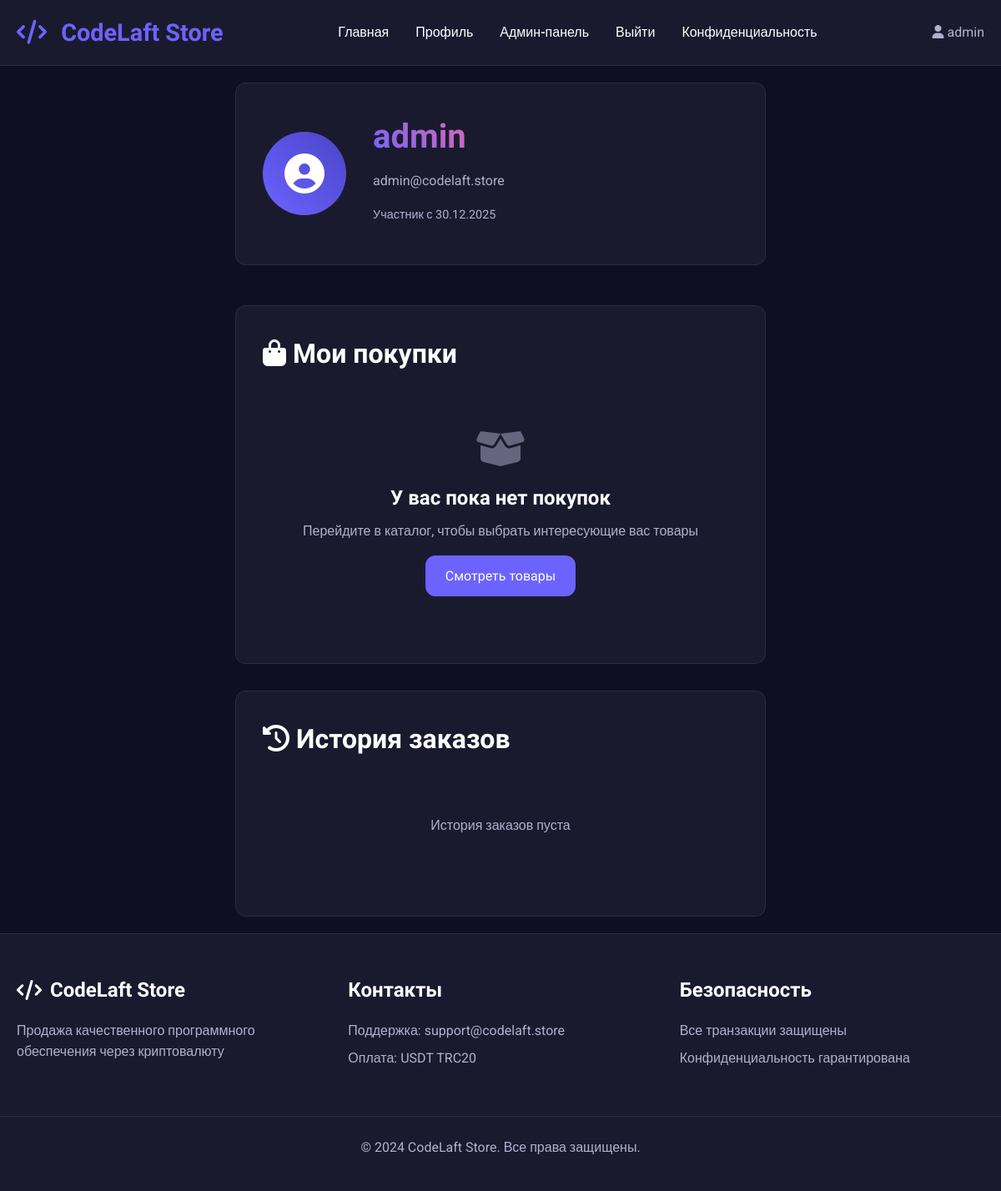
The app's page /profile (signed in), older data.
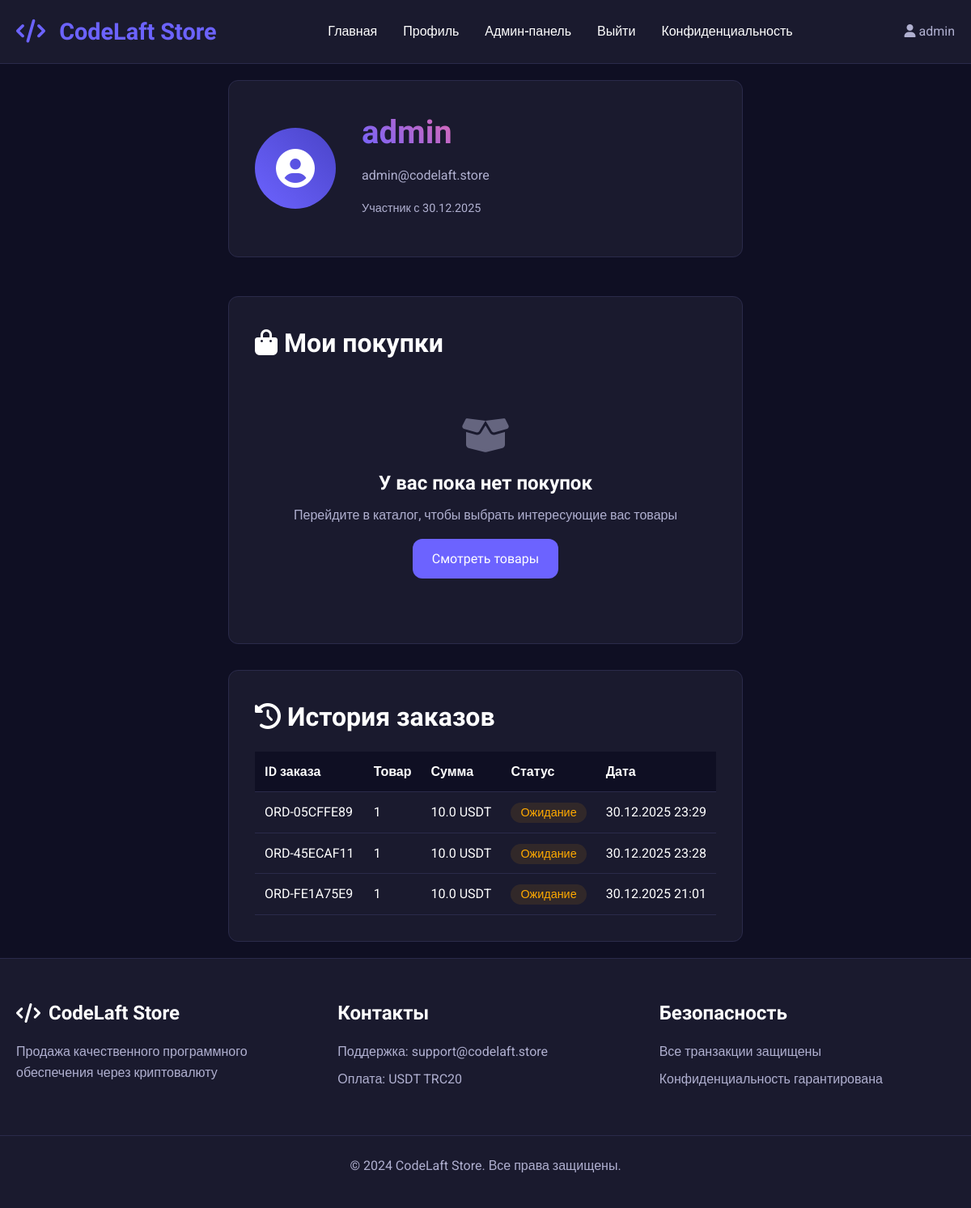
The same page, newer data.
### app.py (models this page shows, shortened)
class User(UserMixin, db.Model):
    id = db.Column(db.Integer, primary_key=True)
    username = db.Column(db.String(80), unique=True, nullable=False)
    email = db.Column(db.String(120), unique=True, nullable=False)
    password_hash = db.Column(db.String(200), nullable=False)
    created_at = db.Column(db.DateTime, default=datetime.utcnow)
    is_admin = db.Column(db.Boolean, default=False)

class Order(db.Model):
    id = db.Column(db.Integer, primary_key=True)
    order_id = db.Column(db.String(50), unique=True, nullable=False)
    user_id = db.Column(db.Integer, db.ForeignKey('user.id'), nullable=False)
    product_id = db.Column(db.Integer, db.ForeignKey('product.id'), nullable=False)
    promocode_id = db.Column(db.Integer, db.ForeignKey('promocode.id'), nullable=True)
    quantity = db.Column(db.Integer, default=1)
    amount = db.Column(db.Float, nullable=False)
    original_amount = db.Column(db.Float)  # Сумма без скидки
    discount_amount = db.Column(db.Float, default=0)  # Сумма скидки
    payment_type = db.Column(db.String(20), nullable=False)
    form_data = db.Column(db.Text)  # JSON string with form data
    status = db.Column(db.String(20), default='pending')  # pending, paid, cancelled, expired, trial
    transaction_hash = db.Column(db.String(100))  # Хэш транзакции TRON
    expires_at = db.Column(db.DateTime)  # Для подписок и тестов
    payment_expires_at = db.Column(db.DateTime)  # Время истечения ожидания оплаты
    created_at = db.Column(db.DateTime, default=datetime.utcnow)
    user = db.relationship('User', backref=db.backref('orders', lazy=True))
    product = db.relationship('Product', backref=db.backref('orders', lazy=True))
    promocode = db.relationship('Promocode', backref=db.backref('orders', lazy=True))

class Product(db.Model):
    id = db.Column(db.Integer, primary_key=True)
    name = db.Column(db.String(200), nullable=False)
    description = db.Column(db.Text, nullable=False)
    price = db.Column(db.Float, nullable=False)
    original_price = db.Column(db.Float)  # Цена без скидки
    price_type = db.Column(db.String(20), nullable=False)  # 'one_time' or 'subscription' or 'trial'
    subscription_days = db.Column(db.Integer, default=30)  # For subscription products
    trial_days = db.Column(db.Integer, default=7)  # Для тестового периода
    quantity = db.Column(db.Integer, default=1)
    image_filename = db.Column(db.String(200))
    form_fields = db.Column(db.Text)  # JSON string with form fields
    is_active = db.Column(db.Boolean, default=True)
    is_trial = db.Column(db.Boolean, default=False)  # Флаг тестового товара
    max_trial_per_user = db.Column(db.Integer, default=1)  # Максимум тестовых периодов на пользователя
    created_at = db.Column(db.DateTime, default=datetime.utcnow)
    reviews = db.relationship('Review', backref='product', lazy=True, cascade='all, delete-orphan')
    promocodes = db.relationship('Promocode', backref='product', lazy=True, cascade='all, delete-orphan')

### app.py (the view)
@app.route('/profile')
@login_required
def profile():
    user_products = UserProduct.query.filter_by(user_id=current_user.id, is_active=True).all()
    orders = Order.query.filter_by(user_id=current_user.id).order_by(Order.created_at.desc()).all()
    reviews = Review.query.filter_by(user_id=current_user.id).order_by(Review.created_at.desc()).all()
    return render_template('profile.html',
                         user_products=user_products,
                         orders=orders,
                         reviews=reviews)

### app.py (called while the page is built)
@app.context_processor
def inject_now():
    return {'now': datetime.utcnow()}

@login_manager.user_loader
def load_user(user_id):
    return User.query.get(int(user_id))

@app.context_processor
def inject_now():
    return {'now': datetime.utcnow(), 'timedelta': timedelta}

@app.before_request
def start_payment_monitor_once():
    global _monitor_started
    if not _monitor_started:
        _monitor_started = True
        monitor_thread = threading.Thread(target=TronPaymentVerifier.start_payment_monitor, daemon=True)
        monitor_thread.start()
        print("Payment monitor started")

### templates/profile.html (shortened to what this page needs)
{% extends "base.html" %}
{% block content %}
<div class="profile-container">
    <div class="profile-header">
        <div class="profile-avatar">
            <i class="fas fa-user-circle"></i>
        </div>
        <div class="profile-info">
            <h1>{{ current_user.username }}</h1>
            <p>{{ current_user.email }}</p>
            <p class="join-date">Участник с {{ current_user.created_at.strftime('%d.%m.%Y') }}</p>
        </div>
    </div>
    <div class="profile-sections">
        <div class="profile-section">
            <h2><i class="fas fa-shopping-bag"></i> Мои покупки</h2>
            {% if user_products %}
            <div class="purchases-grid">
                {% for user_product in user_products %}
                <div class="purchase-card">
                    <h3>{{ user_product.product.name }}</h3>
                    <p>{{ user_product.product.description[:50] }}...</p>
                    <div class="purchase-meta">
                        {% if user_product.product.price_type == 'subscription' and user_product.expires_at %}
                            <span class="status {% if user_product.expires_at > now %}active{% else %}expired{% endif %}">
                                {% if user_product.expires_at > now %}
                                    <i class="fas fa-check-circle"></i> Активна до {{ user_product.expires_at.strftime('%d.%m.%Y') }}
                                {% else %}
                                    <i class="fas fa-times-circle"></i> Истекла
                                {% endif %}
                            </span>
                        {% else %}
                            <span class="status active">
                                <i class="fas fa-check-circle"></i> Постоянный доступ
                            </span>
                        {% endif %}
                    </div>
                    <div class="purchase-actions">
                        <button class="btn btn-small" onclick="alert('Доступ к продукту предоставлен')">Получить доступ</button>
                    </div>
                </div>
                {% endfor %}
            </div>
            {% else %}
            <div class="empty-state">
                <i class="fas fa-box-open"></i>
                <h3>У вас пока нет покупок</h3>
                <p>Перейдите в каталог, чтобы выбрать интересующие вас товары</p>
                <a href="{{ url_for('index') }}" class="btn btn-primary">Смотреть товары</a>
            </div>
            {% endif %}
        </div>
        <div class="profile-section">
            <h2><i class="fas fa-history"></i> История заказов</h2>
            {% if orders %}
            <div class="orders-table">
                <table>
                    <thead>
                        <tr>
                            <th>ID заказа</th>
                            <th>Товар</th>
                            <th>Сумма</th>
                            <th>Статус</th>
                            <th>Дата</th>
                        </tr>
                    </thead>
                    <tbody>
                        {% for order in orders %}
                        <tr>
                            <td>{{ order.order_id }}</td>
                            <td>{{ order.product.name }}</td>
                            <td>{{ order.amount }} USDT</td>
                            <td>
                                <span class="status-badge status-{{ order.status }}">
                                    {% if order.status == 'paid' %}Оплачен
                                    {% elif order.status == 'pending' %}Ожидание
                                    {% else %}Отменен{% endif %}
                                </span>
                            </td>
                            <td>{{ order.created_at.strftime('%d.%m.%Y %H:%M') }}</td>
                        </tr>
                        {% endfor %}
                    </tbody>
                </table>
            </div>
            {% else %}
            <p class="no-data">История заказов пуста</p>
            {% endif %}
        </div>
    </div>
</div>
{% endblock %}

### templates/base.html (shortened to what this page needs)
<!DOCTYPE html>
<html lang="ru">
<head>
    <link rel="stylesheet" href="{{ url_for('static', filename='css/style.css') }}">
    <link rel="stylesheet" href="https://cdnjs.cloudflare.com/ajax/libs/font-awesome/6.4.0/css/all.min.css">
</head>
<body>
    <nav class="navbar">
        <div class="nav-container">
            <a href="{{ url_for('index') }}" class="logo">
                <i class="fas fa-code"></i> CodeLaft Store
            </a>
            <div class="nav-menu">
                <a href="{{ url_for('index') }}">Главная</a>
                {% if current_user.is_authenticated %}
                    <a href="{{ url_for('profile') }}">Профиль</a>
                    {% if current_user.is_admin %}
                        <a href="{{ url_for('admin_panel') }}">Админ-панель</a>
                    {% endif %}
                    <a href="{{ url_for('logout') }}">Выйти</a>
                {% else %}
                    <a href="{{ url_for('login') }}">Войти</a>
                    <a href="{{ url_for('register') }}">Регистрация</a>
                {% endif %}
                <a href="{{ url_for('privacy') }}">Конфиденциальность</a>
            </div>
            <div class="nav-user">
                {% if current_user.is_authenticated %}
                    <span><i class="fas fa-user"></i> {{ current_user.username }}</span>
                {% endif %}
            </div>
        </div>
    </nav>
    <div class="container">
        {% block content %}{% endblock %}
    </div>
    <footer class="footer">
        <div class="footer-container">
            <div class="footer-section">
                <h3><i class="fas fa-code"></i> CodeLaft Store</h3>
                <p>Продажа качественного программного обеспечения через криптовалюту</p>
            </div>
            <div class="footer-section">
                <h3>Контакты</h3>
                <p>Поддержка: support@codelaft.store</p>
                <p>Оплата: USDT TRC20</p>
            </div>
            <div class="footer-section">
                <h3>Безопасность</h3>
                <p>Все транзакции защищены</p>
                <p>Конфиденциальность гарантирована</p>
            </div>
        </div>
        <div class="footer-bottom">
            <p>&copy; 2024 CodeLaft Store. Все права защищены.</p>
        </div>
    </footer>
</body>
</html>

Row changes from the older to the newer data that the page shows:
added Order: order_id "ORD-05CFFE89", product.name "1", amount "10.0", status "Ожидание", created_at "30.12.2025 23:29"
added Order: order_id "ORD-45ECAF11", product.name "1", amount "10.0", status "Ожидание", created_at "30.12.2025 23:28"
added Order: order_id "ORD-FE1A75E9", product.name "1", amount "10.0", status "Ожидание", created_at "30.12.2025 21:01"
Text that changed along with them:
text no longer shown: "История заказов пуста"
text now shown: "ID заказа Товар Сумма Статус Дата"
